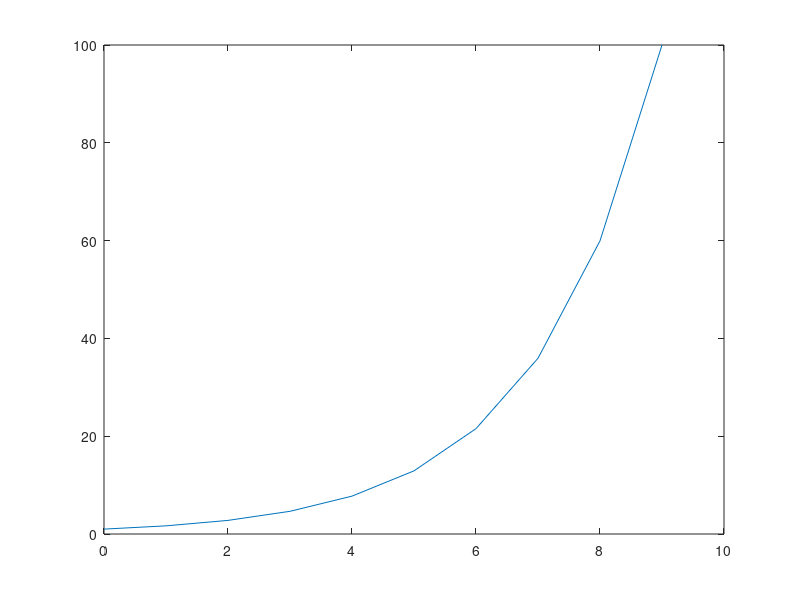
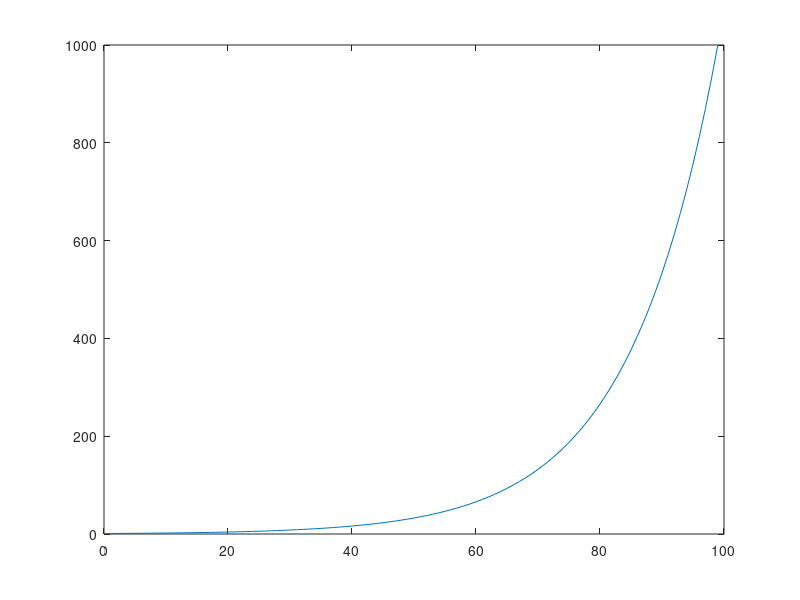

Recreate these plots in MATLAB, in order.
clc;
clear all;

i1=[0:1:100];
i2=linspace(501,1000, 500);
i3=[i1,i2];
i4=[0.0:0.001:1.0];
i5=logspace(0,2,10)

x=[0:1:9];
figure(1);
plot(x,i5);

i6=logspace(0,3,100);
x2=[0:1:99];
figure(2);
plot(x2,i6);
